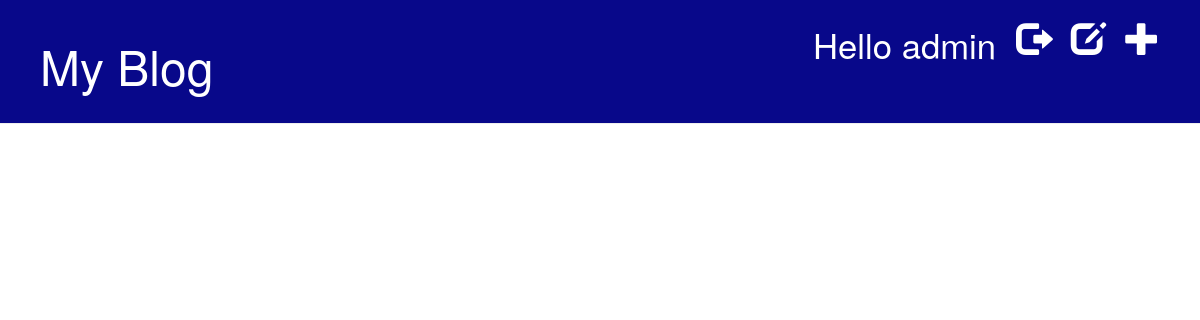
/blog/posts/tag/44/ (signed in), run on an earlier commit of the app's database.
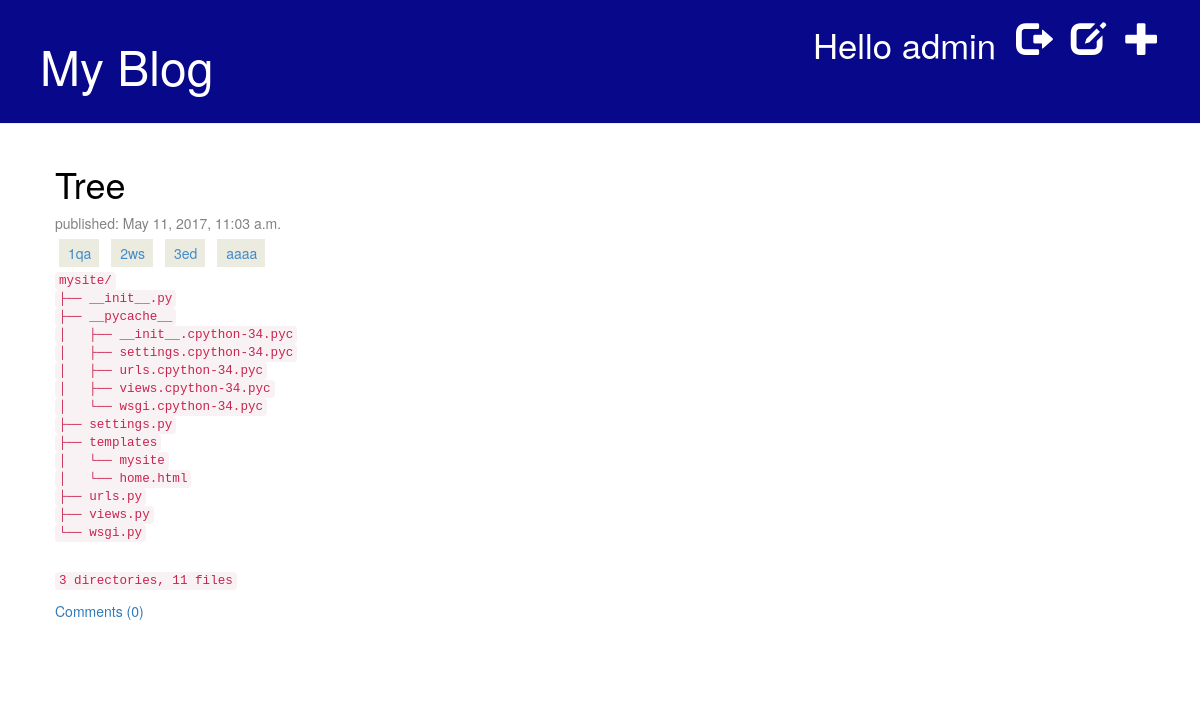
And on a later commit of the database.
### blog/models.py (models this page shows, shortened)
class Post(models.Model):
    author = models.ForeignKey('auth.User')
    title = models.CharField(max_length=200)
    text = models.TextField()
    created_date = models.DateTimeField(
            default=timezone.now)
    published_date = models.DateTimeField(
            blank=True, null=True)
    tags = models.ManyToManyField(Tag, related_name='tags')
    def approved_comments(self):
        return self.comments.filter(approved_comment=True)

class Tag(models.Model):
    name = models.CharField(max_length=200, blank=True, null=True)

### blog/views.py (the view)
# urls.py: url(r'^posts/tag/(?P<tag_pk>\d+)/$', views.posts_list_by_tag, name='posts_list_by_tag'),
def posts_list_by_tag(request, tag_pk):
    try:
        posts =  Post.objects.filter(published_date__lte=timezone.now()).order_by('-published_date').filter(tags=tag_pk)
    except ObjectDoesNotExist:
        print("Error!!!")
    return render(request, 'blog/posts_tag_list.html', {'posts': posts})

### blog/templates/blog/posts_tag_list.html (shortened to what this page needs)
{% extends 'blog/base.html' %}
{% block content %}
	{% for post in posts %}
		<div class="post">
        		<h1><a href="{% url 'post_detail' pk=post.pk %}">{{ post.title }}</a></h1>
			<div class="date">
                        <p>published: {{ post.published_date }}</p>
			</div>
                        <div class="tags">
                        {% for tag in post.tags.all %}
                        <span class="mytag">{{ tag.name }}</span>
                        {% endfor %}
                        </div>
	                <p>{{ post.text|safe | linebreaksbr }}</p>
			<a href="{% url 'post_detail' pk=post.pk %}">Comments ({{ post.approved_comments.count}})</a>
		</div>
	{% endfor %}
{% endblock %}

### blog/templates/blog/base.html (shortened to what this page needs)
{% load staticfiles %}
<html>
    <head>
        <link rel="stylesheet" href="//maxcdn.bootstrapcdn.com/bootstrap/3.2.0/css/bootstrap.min.css">
        <link rel="stylesheet" href="//maxcdn.bootstrapcdn.com/bootstrap/3.2.0/css/bootstrap-theme.min.css">
        <link rel="stylesheet" href="{% static 'css/blog.css' %}">
	{% load static %}
    </head>
<body>
    <div class="page-header">
        {% if user.is_authenticated %}
            <a href="{% url 'post_new' %}" class="top-menu"><span class="glyphicon glyphicon-plus"></span></a>
            <a href="{% url 'post_draft_list' %}" class="top-menu"><span class="glyphicon glyphicon-edit"></span></a>
            <a href="{% url 'logout' %}" class="top-menu"><span class="glyphicon glyphicon-log-out"></span></a>
	    <p class="top-menu">Hello {{ user.username }} </p>
        {% else %}
            <a href="{% url 'login' %}" class="top-menu"><span class="glyphicon glyphicon-lock"></span></a>
        {% endif %}
        <h1><a href="/blog">My Blog</a></h1>
    </div>
    <div class="content container">
        <div class="row">
            <div class="col-md-8">
            {% block content %}
            {% endblock %}
            </div>
        </div>
    </div>
</body>
</html>

What changed in the data, as far as the page shows it:
now on this page (row unchanged): Post: title "Tree", published_date "May 11, 2017, 11:03 a.m.", text "mysite/ ├── __init__.py ├── __pycache__ │ ├── __init__.cpython-34.pyc │ ├── settings.cpython-34.pyc │ ├── urls.cpython-34.pyc │ ├── views.cpython-34.pyc │ └── wsgi.cpython-34.pyc ├── settings.py ├── templates │ └── mysite │ └── home.html ├── urls.py ├── views.py └── wsgi.py 3 directories, 11 files", approved_comments.count "0"
added Tag: name "1qa"
added Tag: name "2ws"
added Tag: name "3ed"
added Tag: name "aaaa"
